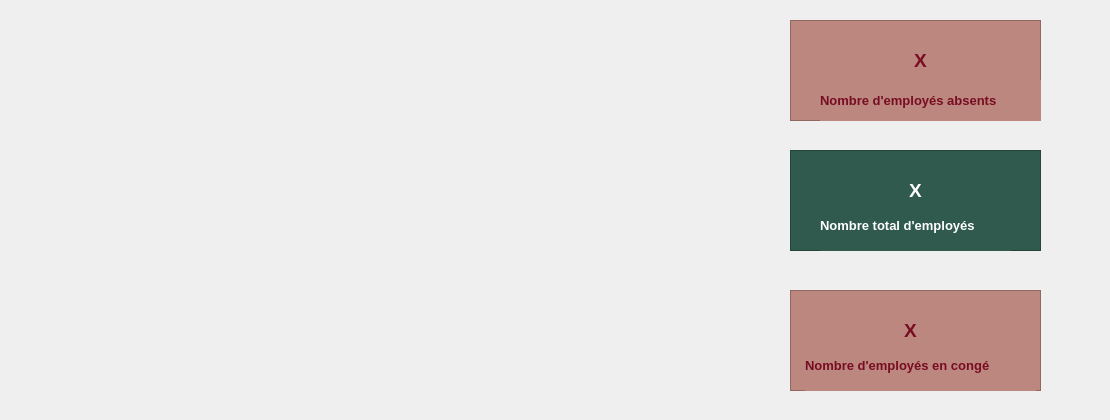
       <widget class="QWidget" name="tab_39">
        <attribute name="icon">
         <iconset resource="purestaybackground.qrc">
          <normaloff>:/Purestay/images/icones/statistiques.png</normaloff>:/Purestay/images/icones/statistiques.png</iconset>
        </attribute>
        <attribute name="title">
         <string>Statistiques</string>
        </attribute>
        <widget class="QWidget" name="widget_26" native="true">
         <property name="geometry">
          <rect>
           <x>20</x>
           <y>20</y>
           <width>1081</width>
           <height>391</height>
          </rect>
         </property>
         <widget class="QFrame" name="frame_43">
          <property name="geometry">
           <rect>
            <x>770</x>
            <y>0</y>
            <width>251</width>
            <height>101</height>
           </rect>
          </property>
          <property name="styleSheet">
           <string notr="true"> background: rgb(187,135,126);
color:rgb(150,50,50);</string>
          </property>
          <property name="frameShape">
           <enum>QFrame::StyledPanel</enum>
          </property>
          <property name="frameShadow">
           <enum>QFrame::Raised</enum>
          </property>
          <widget class="QLabel" name="LabelNBAbsE">
           <property name="geometry">
            <rect>
             <x>100</x>
             <y>20</y>
             <width>61</width>
             <height>41</height>
            </rect>
           </property>
           <property name="styleSheet">
            <string notr="true">QLabel
{
	font-size:15px;
	font-weight:700;
	color:rgb(120,12,34);
}</string>
           </property>
           <property name="text">
            <string>&lt;html&gt;&lt;head/&gt;&lt;body&gt;&lt;p align=&quot;center&quot;&gt;&lt;span style=&quot; font-size:14pt; font-weight:700;&quot;&gt;X&lt;/span&gt;&lt;/p&gt;&lt;/body&gt;&lt;/html&gt;</string>
           </property>
          </widget>
          <widget class="QLabel" name="label_59">
           <property name="geometry">
            <rect>
             <x>30</x>
             <y>60</y>
             <width>231</width>
             <height>41</height>
            </rect>
           </property>
           <property name="styleSheet">
            <string notr="true">QLabel
{
	font-size:13px;
	font-weight:600;
	color:rgb(120,12,34);
	font-family:&quot;Nexa&quot;;
}</string>
           </property>
           <property name="text">
            <string>Nombre d'employés absents</string>
           </property>
          </widget>
         </widget>
         <widget class="QFrame" name="frame_48">
          <property name="geometry">
           <rect>
            <x>770</x>
            <y>130</y>
            <width>251</width>
            <height>101</height>
           </rect>
          </property>
          <property name="styleSheet">
           <string notr="true">QFrame
{
 background: rgb(187,135,126);
background-color:rgb(47,90,77);
color:white;
}</string>
          </property>
          <property name="frameShape">
           <enum>QFrame::StyledPanel</enum>
          </property>
          <property name="frameShadow">
           <enum>QFrame::Raised</enum>
          </property>
          <widget class="QLabel" name="LabelNBE">
           <property name="geometry">
            <rect>
             <x>100</x>
             <y>20</y>
             <width>51</width>
             <height>41</height>
            </rect>
           </property>
           <property name="styleSheet">
            <string notr="true">QLabel
{
	font-size:15px;
	font-weight:700;
	color:white;
}</string>
           </property>
           <property name="text">
            <string>&lt;!DOCTYPE HTML PUBLIC &quot;-//W3C//DTD HTML 4.0//EN&quot; &quot;http://www.w3.org/TR/REC-html40/strict.dtd&quot;&gt;
&lt;html&gt;&lt;head&gt;&lt;meta name=&quot;qrichtext&quot; content=&quot;1&quot; /&gt;&lt;meta charset=&quot;utf-8&quot; /&gt;&lt;style type=&quot;text/css&quot;&gt;
p, li { white-space: pre-wrap; }
&lt;/style&gt;&lt;/head&gt;&lt;body style=&quot; font-family:'Segoe UI'; font-size:9pt; font-weight:400; font-style:normal;&quot;&gt;
&lt;p align=&quot;center&quot; style=&quot; margin-top:12px; margin-bottom:12px; margin-left:0px; margin-right:0px; -qt-block-indent:0; text-indent:0px;&quot;&gt;&lt;span style=&quot; font-size:14pt; font-weight:700;&quot;&gt;X&lt;/span&gt;&lt;/p&gt;&lt;/body&gt;&lt;/html&gt;</string>
           </property>
          </widget>
          <widget class="QLabel" name="label_67">
           <property name="geometry">
            <rect>
             <x>30</x>
             <y>50</y>
             <width>191</width>
             <height>51</height>
            </rect>
           </property>
           <property name="styleSheet">
            <string notr="true">QLabel
{
	font-size:13px;
	font-weight:600;
	color:white;
	font-family:&quot;Nexa&quot;;
}</string>
           </property>
           <property name="text">
            <string>Nombre total d'employés</string>
           </property>
          </widget>
         </widget>
         <widget class="QWidget" name="widget_9" native="true">
          <property name="geometry">
           <rect>
            <x>0</x>
            <y>-20</y>
            <width>741</width>
            <height>391</height>
           </rect>
          </property>
         </widget>
         <widget class="QFrame" name="frame_49">
          <property name="geometry">
           <rect>
            <x>770</x>
            <y>270</y>
            <width>251</width>
            <height>101</height>
           </rect>
          </property>
          <property name="styleSheet">
           <string notr="true"> background: rgb(187,135,126);
color:rgb(150,50,50);</string>
          </property>
          <property name="frameShape">
           <enum>QFrame::StyledPanel</enum>
          </property>
          <property name="frameShadow">
           <enum>QFrame::Raised</enum>
          </property>
          <widget class="QLabel" name="LabelPourAbsE">
           <property name="geometry">
            <rect>
             <x>90</x>
             <y>20</y>
             <width>61</width>
             <height>41</height>
            </rect>
           </property>
           <property name="styleSheet">
            <string notr="true">QLabel
{
	font-size:15px;
	font-weight:700;
	color:rgb(120,12,34);
}</string>
           </property>
           <property name="text">
            <string>&lt;!DOCTYPE HTML PUBLIC &quot;-//W3C//DTD HTML 4.0//EN&quot; &quot;http://www.w3.org/TR/REC-html40/strict.dtd&quot;&gt;
&lt;html&gt;&lt;head&gt;&lt;meta name=&quot;qrichtext&quot; content=&quot;1&quot; /&gt;&lt;meta charset=&quot;utf-8&quot; /&gt;&lt;style type=&quot;text/css&quot;&gt;
p, li { white-space: pre-wrap; }
&lt;/style&gt;&lt;/head&gt;&lt;body style=&quot; font-family:'Segoe UI'; font-size:9pt; font-weight:400; font-style:normal;&quot;&gt;
&lt;p align=&quot;center&quot; style=&quot; margin-top:12px; margin-bottom:12px; margin-left:0px; margin-right:0px; -qt-block-indent:0; text-indent:0px;&quot;&gt;&lt;span style=&quot; font-size:14pt; font-weight:700;&quot;&gt;X&lt;/span&gt;&lt;/p&gt;&lt;/body&gt;&lt;/html&gt;</string>
           </property>
          </widget>
          <widget class="QLabel" name="label_70">
           <property name="geometry">
            <rect>
             <x>15</x>
             <y>50</y>
             <width>231</width>
             <height>51</height>
            </rect>
           </property>
           <property name="styleSheet">
            <string notr="true">QLabel
{
	font-size:13px;
	font-weight:600;
	color:rgb(120,12,34);
	font-family:&quot;Nexa&quot;;
}</string>
           </property>
           <property name="text">
            <string>Nombre d'employés en congé</string>
           </property>
          </widget>
         </widget>
        </widget>
       </widget>
